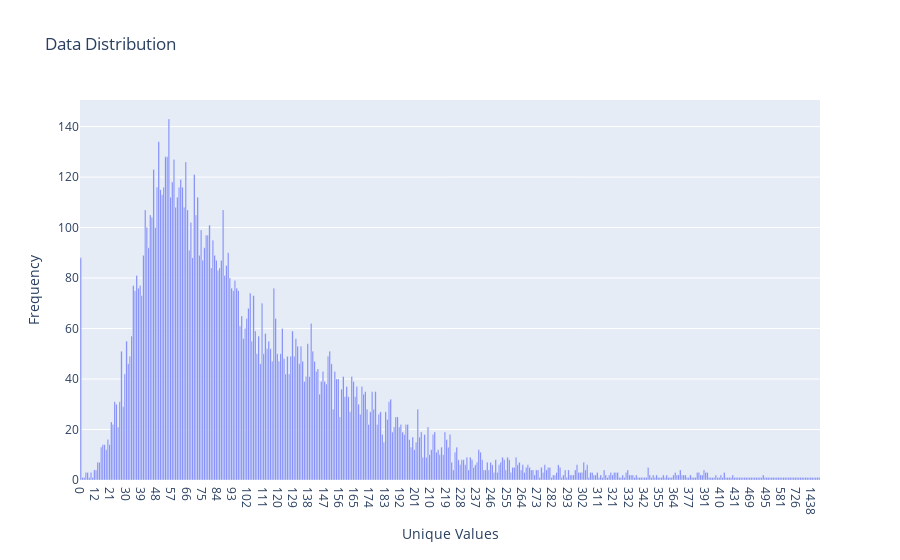

This figure's notebook cell:
### Code cell
plot_data_distribution(y)

### Figure 1 — Plotly figure (JSON) as saved in the notebook; plotly's stock layout.template omitted (floating-point values rounded to 4 significant figures; data arrays with more than 128 entries replaced by an {"elided": "..."} marker saying what was removed)
{"data": [{"type": "bar", "x": {"elided": "437 int values"}, "y": {"elided": "437 int values"}}], "layout": {"title": {"text": "Data Distribution"}, "xaxis": {"title": {"text": "Unique Values"}, "type": "category"}, "yaxis": {"title": {"text": "Frequency"}}}}
